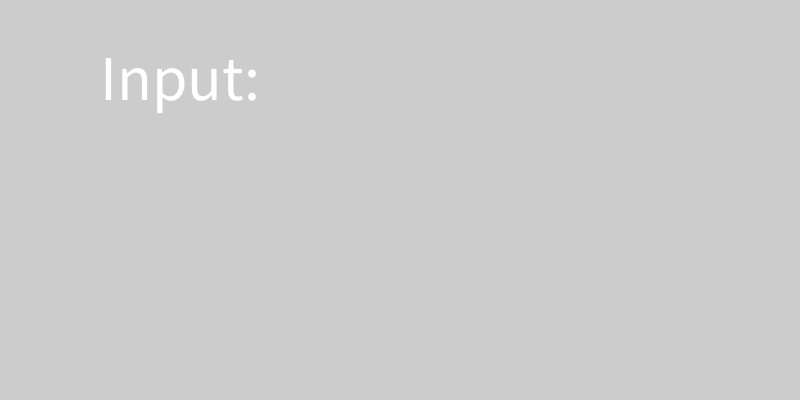
Frame 1 (no input)
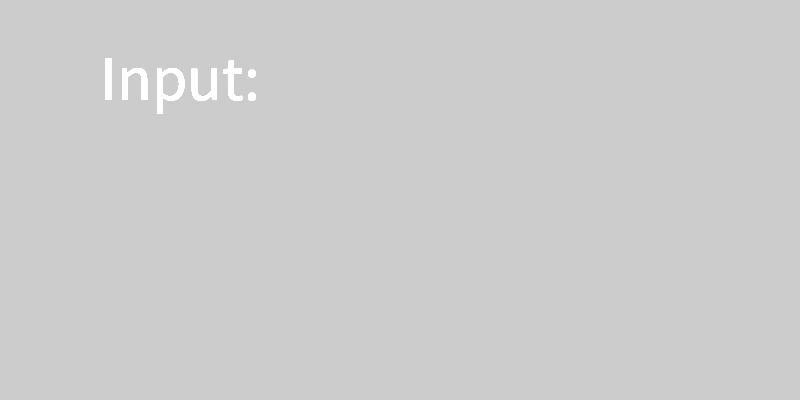
Frame 60 (the mouse pressed at the canvas centre just before this capture)
Frame 120 (the mouse held since frame 60 and released just before this capture): identical to frame 60, image omitted

The Processing sketch that drew these frames (run headless with seeded random() and noise(); from frame 60 on, the mouse is pressed at the canvas centre):

// Processing sketch: week06_3
// ── week06_3.pde
void setup(){
  size(800,400);
  textSize(64);
}
String line ="Input: ";

void draw(){
  text(line,100,100);
}
void keyPressed(){
  if(key>='A' && key<='Z')line+=key;
  if(key>='a' && key<='z')line+=key;

}
